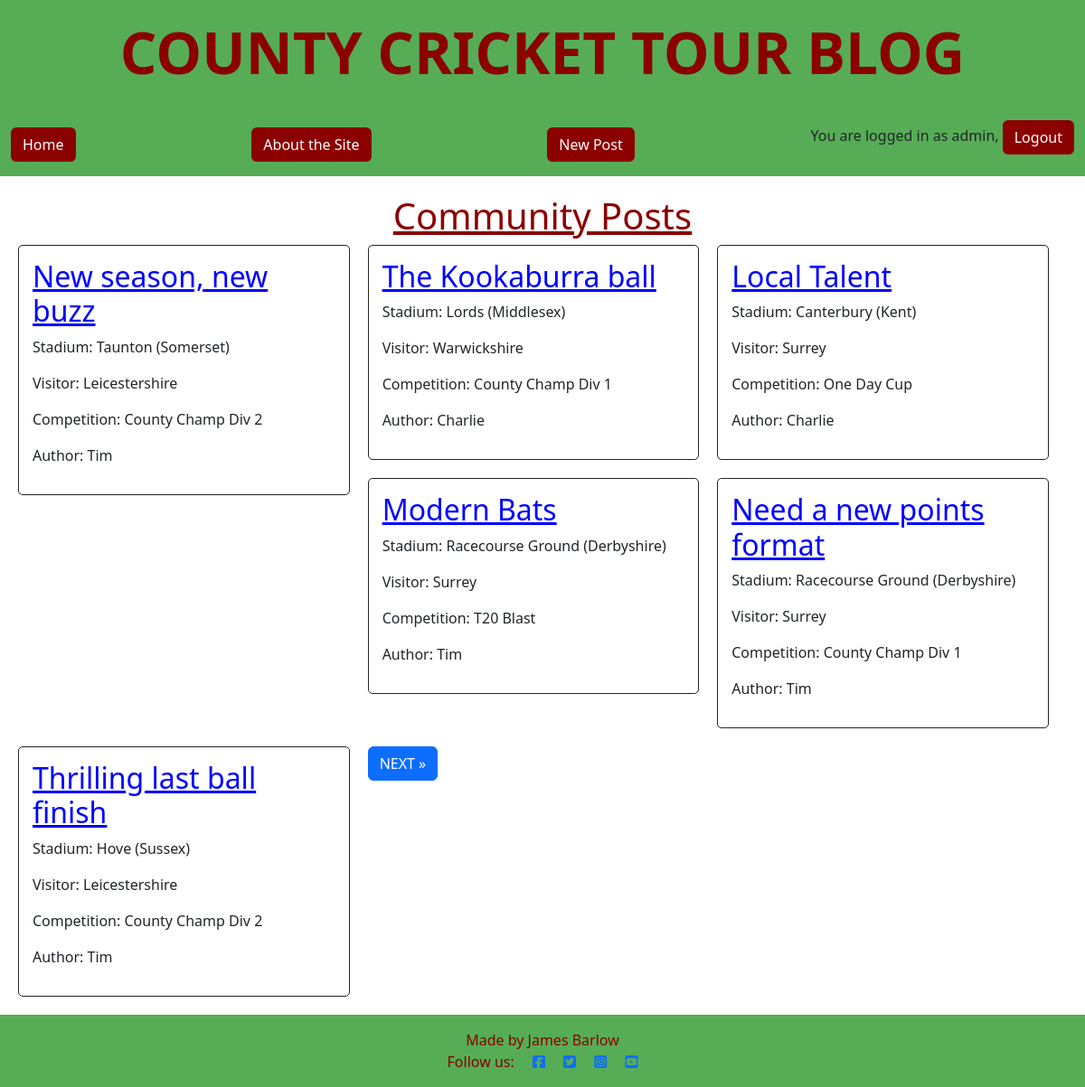
The app's page / (signed in) with its own data.
### blog/models.py (models this page shows, shortened)
class Post(models.Model):
    title = models.CharField(max_length=200, unique=True)
    slug = AutoSlugField(populate_from='title', unique=True)
    author = models.ForeignKey(
        User, on_delete=models.CASCADE, related_name="blog_posts"
    )
    stadium = models.CharField(
        max_length=50,
        choices=STADIUM_CHOICES,
        default='Lords'
    )
    visitor = models.CharField(
        max_length=50,
        choices=VISITORS_CHOICES,
        default='Surrey'
    )
    competition = models.CharField(
        max_length=20,
        choices=COMPETITION_CHOICES,
        default='County Champ Div 1'
    )
    content = models.TextField()
    created_on = models.DateTimeField(auto_now_add=True)

### blog/views.py (the view)
# urls.py: path('', views.PostList.as_view(), name='home'),
class PostList(generic.ListView):
    queryset = Post.objects.order_by('-created_on')
    template_name = "blog/index.html"
    paginate_by = 6

### blog/templates/blog/index.html (shortened to what this page needs)
{% extends "base.html" %}
{% block content %}
<div class="index">
    <h1 class="page-title">Community Posts</h1>
    {% for post in object_list %}
    <div class="card post">
        <h2>
            <a href="{% url 'post_detail' post.slug %}" class="post-title">{{post.title}}</a>
        </h2>
        <p>Stadium: {{post.stadium}}</p>
        <p>Visitor: {{post.visitor}}</p>
        <p>Competition: {{post.competition}}</p>
        <p>Author: {{post.author}}</p>
    </div>
    {% endfor %}
    {% if page_obj.has_next %}
    <a href="?page={{ page_obj.next_page_number }}" class="btn btn-primary n-p">NEXT &raquo;</a>
    {% endif %}
</div>
{% endblock %}

### templates/base.html (shortened to what this page needs)
{% load static %}
{% url 'home' as home_url %}
{% url 'account_login' as login_url %}
{% url 'account_signup' as signup_url %}
{% url 'account_logout' as logout_url %}
<!DOCTYPE html>
<html class="h-100" lang="en">
<head>
    <link href="https://cdn.jsdelivr.net/npm/bootstrap@5.3.3/dist/css/bootstrap.min.css" rel="stylesheet"
>
    <link rel="stylesheet" href="{% static 'css/style.css' %}">
</head>
<body class="d-flex flex-column h-100">
    <div class="title-banner">
        <h1 class="title">COUNTY CRICKET TOUR BLOG</h1>
    </div>
    <nav class="navbar navbar-expand-lg nav-bg">
        <div class="container-fluid">
            <a href="{% url 'home' %}" class="btn nav-btn">
                Home
            </a>
            <a href="{% url 'about' %}" class="btn nav-btn">
                About the Site
            </a>
            {% if user.is_authenticated %}
            <a href="{% url 'add_post' %}" class="btn nav-btn">New Post</a>
            <div class="user-msg">
	            <p>
                    You are logged in as {{ user }},
                    <a class="btn nav-btn{% if request.path == logout_url %}active{% endif %}" aria-current="page"
                        href="{% url 'account_logout' %}">
                        Logout
                    </a>
                </p>
            </div>
            {% endif %}
        </div>
    </nav>
    <main>
        {% block content %}{% endblock content %}
    </main>
    <footer class="footer mt-auto py-3 footer-bg">
        <div class="container">
            <p class="m-0 text-center footer-text">Made by James Barlow</p>
            <p class="m-0 text-center footer-text">Follow us:
                <a href="https://www.facebook.com/" target="_blank"><i class="fab fa-facebook-square ms-3"></i></a>
                <a href="https://www.twitter.com/" target="_blank"><i class="fab fa-twitter-square ms-3"></i></a>
                <a href="https://www.instagram.com/" target="_blank"><i class="fab fa-instagram-square ms-3"></i></a>
                <a href="https://www.youtube.com/" target="_blank"><i class="fab fa-youtube-square ms-3"></i></a>
            </p>
        </div>
    </footer>
</body>
</html>

### static/css/style.css (style rules this page uses)
.title { color: #8B0000; font-size: 4rem; font-weight: bold; }
.title-banner { background-color: #56ad56; padding: 20px; text-align: center; position: relative; top: 0; width: 100%; }
.page-title { color: #8B0000; text-align: center; text-decoration: underline; }
.post-title { color: blue; text-align: center; text-decoration: underline; }
.nav-bg { background-color: #56ad56; }
.nav-btn { color: white; background-color: #8B0000 }
.footer-bg { background-color: #56ad56; }
.footer-text { color: #8B0000; }
.index { padding: 20px; }
.card { border: 1px solid; background-color: transparent; border-radius: 5px; padding: 15px; }
.post { width: calc(33.33% - 20px); margin-right: 20px; margin-bottom: 20px; float: left; box-sizing: border-box; }

### records on screen
Post: title "New season, new buzz", stadium "Taunton (Somerset)", visitor "Leicestershire", competition "County Champ Div 2", author "Tim"
Post: title "The Kookaburra ball", stadium "Lords (Middlesex)", visitor "Warwickshire", competition "County Champ Div 1", author "Charlie"
Post: title "Local Talent", stadium "Canterbury (Kent)", visitor "Surrey", competition "One Day Cup", author "Charlie"
Post: title "Modern Bats", stadium "Racecourse Ground (Derbyshire)", visitor "Surrey", competition "T20 Blast", author "Tim"
Post: title "Need a new points format", stadium "Racecourse Ground (Derbyshire)", visitor "Surrey", competition "County Champ Div 1", author "Tim"
Post: title "Thrilling last ball finish", stadium "Hove (Sussex)", visitor "Leicestershire", competition "County Champ Div 2", author "Tim"

### other values on screen
{{ user }} "admin"
